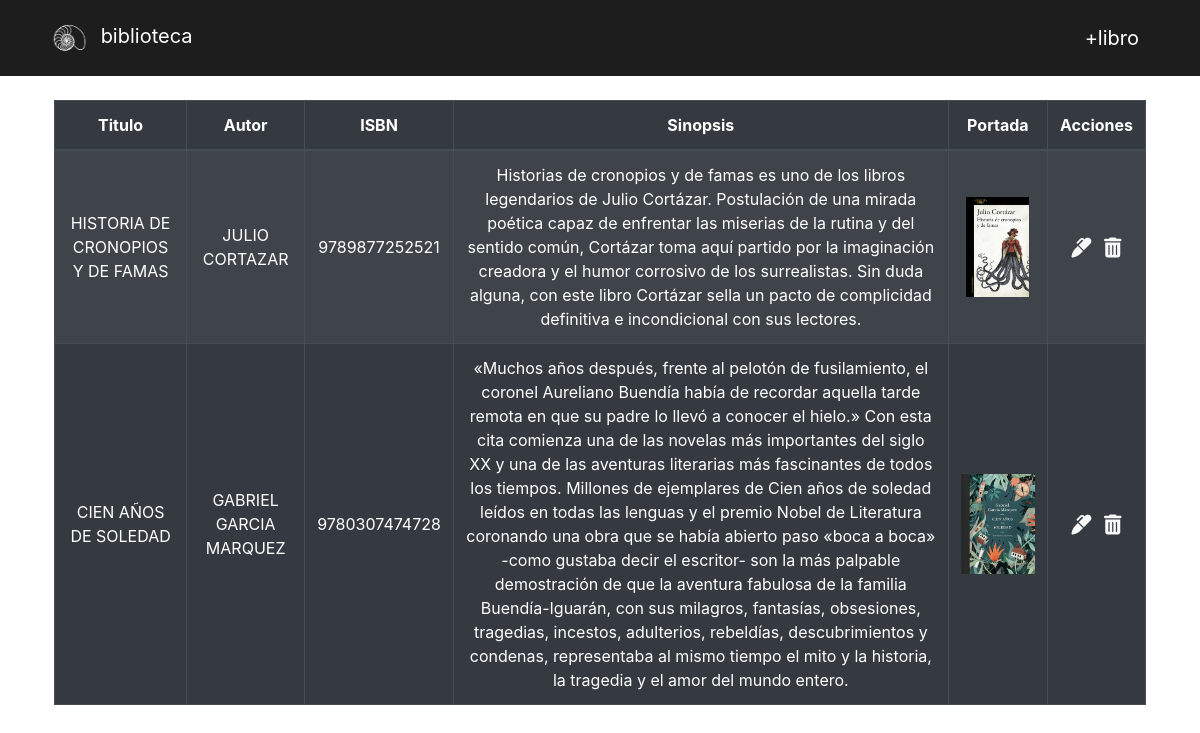
Page /list.php on the committed database.
### tables this page shows
CREATE TABLE `book` (
  `id` int(11) NOT NULL,
  `titulo` varchar(255) DEFAULT NULL,
  `autor` varchar(255) DEFAULT NULL,
  `isbn` bigint(13) DEFAULT NULL,
  `sinopsis` text DEFAULT NULL,
  `portada` varchar(50) DEFAULT NULL
);

### list.php (the view)
<?php include("db.php") ?>
<?php include("includes/header.php") ?>
<div class="container p-4">
    <div class="row">
        <div class="col-sm-12">
            <table class="table table-dark table-striped table-bordered text-center">
                <thead>
                    <tr>
                        <th>Titulo</th>
                        <th>Autor</th>
                        <th>ISBN</th>
                        <th>Sinopsis</th>
                        <th>Portada</th>
                        <th>Acciones</th>
                    </tr>
                </thead>
                <tbody>
                    <?php
                    $query = "SELECT * FROM book";
                    $result_books = mysqli_query($conn, $query);
                    while ($row = mysqli_fetch_array($result_books)) { ?>
                        <tr>
                            <td><?php echo $row['titulo'] ?></td>
                            <td><?php echo $row['autor'] ?></td>
                            <td><?php echo $row['isbn'] ?></td>
                            <td><?php echo $row['sinopsis'] ?></td>
                            <td><img src="./uploads/<?php echo $row['portada'] ?>" alt="Portada" style="height: 100px;"></td>
                            <td>
                                <a href="edit_book.php?id=<?php echo $row['id'] ?>">
                                    <i class="fas fa-marker fa-lg p-1" style="color:#F8F9FA"></i>
                                </a>
                                <a href="delete_book.php?id=<?php echo $row['id'] ?>">
                                    <i class="fas fa-trash-alt fa-lg p-1" style="color:#F8F9FA"></i>
                                </a>
                            </td>
                        </tr>
                    <?php } ?>
                </tbody>
            </table>
        </div>
    </div>
</div>
<?php include("includes/footer.php") ?>

### includes/header.php (shortened to what this page needs)
<!DOCTYPE html>
<html lang="en">
<head>
    <link rel="stylesheet" href="https://cdn.jsdelivr.net/npm/bootstrap@4.6.0/dist/css/bootstrap.min.css">
    <link rel="stylesheet" href="./styles/main.css">
</head>
<body>
    <nav class="navbar navbar-dark blackNapp">
        <div class="container">
            <a href="list.php" class="navbar-brand">
                <img src="./media/logo.jpg" alt="" class="logoNav d-inline-block align-text-center">
                biblioteca
            </a>
            <a href="index.php" class="navbar-brand">
                +libro
            </a>
        </div>
    </nav>

### includes/footer.php (shortened to what this page needs)
</body>
</html>

### styles/main.css (style rules this page uses)
.blackNapp { background-color: #1D1D1D; }
.logoNav { height: 50px; }
.table td { vertical-align: middle; }

### rows in the picture
book: titulo "HISTORIA DE CRONOPIOS Y DE FAMAS", autor "JULIO CORTAZAR", isbn "9789877252521", sinopsis "Historias de cronopios y de famas es uno de los libros legendarios de Julio Cortázar. Postulación de una mirada poética capaz de enfrentar las miserias de la rutina y del sentido común, Cortázar toma aquí partido por la imaginación creadora y el humor corrosivo de los surrealistas. Sin duda alguna, con este libro Cortázar sella un pacto de complicidad definitiva e incondicional con sus lectores.", portada (picture)
book: titulo "CIEN AÑOS DE SOLEDAD", autor "GABRIEL GARCIA MARQUEZ", isbn "9780307474728", sinopsis "«Muchos años después, frente al pelotón de fusilamiento, el coronel Aureliano Buendía había de recordar aquella tarde remota en que su padre lo llevó a conocer el hielo.» Con esta cita comienza una de las novelas más importantes del siglo XX y una de las aventuras literarias más fascinantes de todos los tiempos. Millones de ejemplares de Cien años de soledad leídos en todas las lenguas y el premio Nobel de Literatura coronando una obra que se había abierto paso «boca a boca» -como gustaba decir el escritor- son la más palpable demostración de que la aventura fabulosa de la familia Buendía-Iguarán, con sus milagros, fantasías, obsesiones, tragedias, incestos, adulterios, rebeldías,…", portada (picture)
